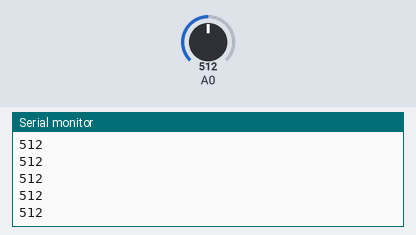
This sketch was run on a simulated Arduino Uno, built with avr-gcc and run on an emulated ATmega328P. Shown: the last lines printed to the serial monitor. The inputs (shaded band) are chosen by the test bench; at power-on: A0 = 512.

Above: at 1.2 s.
1.3 s: A0 set to 716
At 2.4 s:
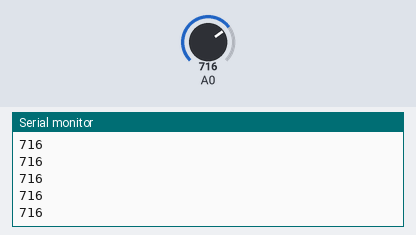
2.8 s: A0 set to 900
At 3.4 s:
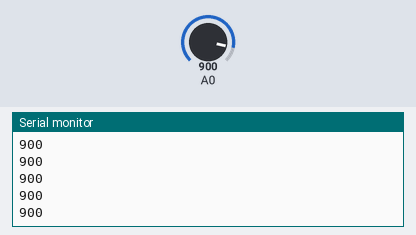
Timing chart, 0 to 5.8 s (numbered marks = the images above; inputs shaded):
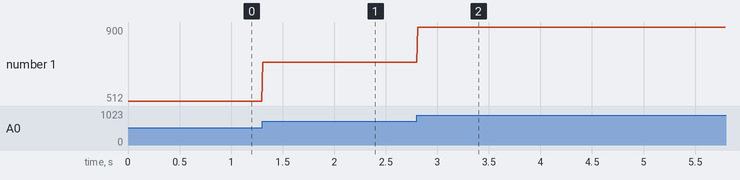

Measured:
- after the input at 1.3 s, the serial monitor: prints a new line at once (image 1)
- after the input at 2.8 s, the serial monitor: prints a new line at once (image 2)
- plotted number 1: 512 → 716 after the input at 1.3 s, 716 → 900 after the input at 2.8 s

The sketch:

001.ino
```cpp
int var;

void setup() {

  pinMode(A0,INPUT);
  Serial.begin(115200);


}

void loop() {

  var = analogRead(A0);
  Serial.println(var);

  delay(10);


}
```
